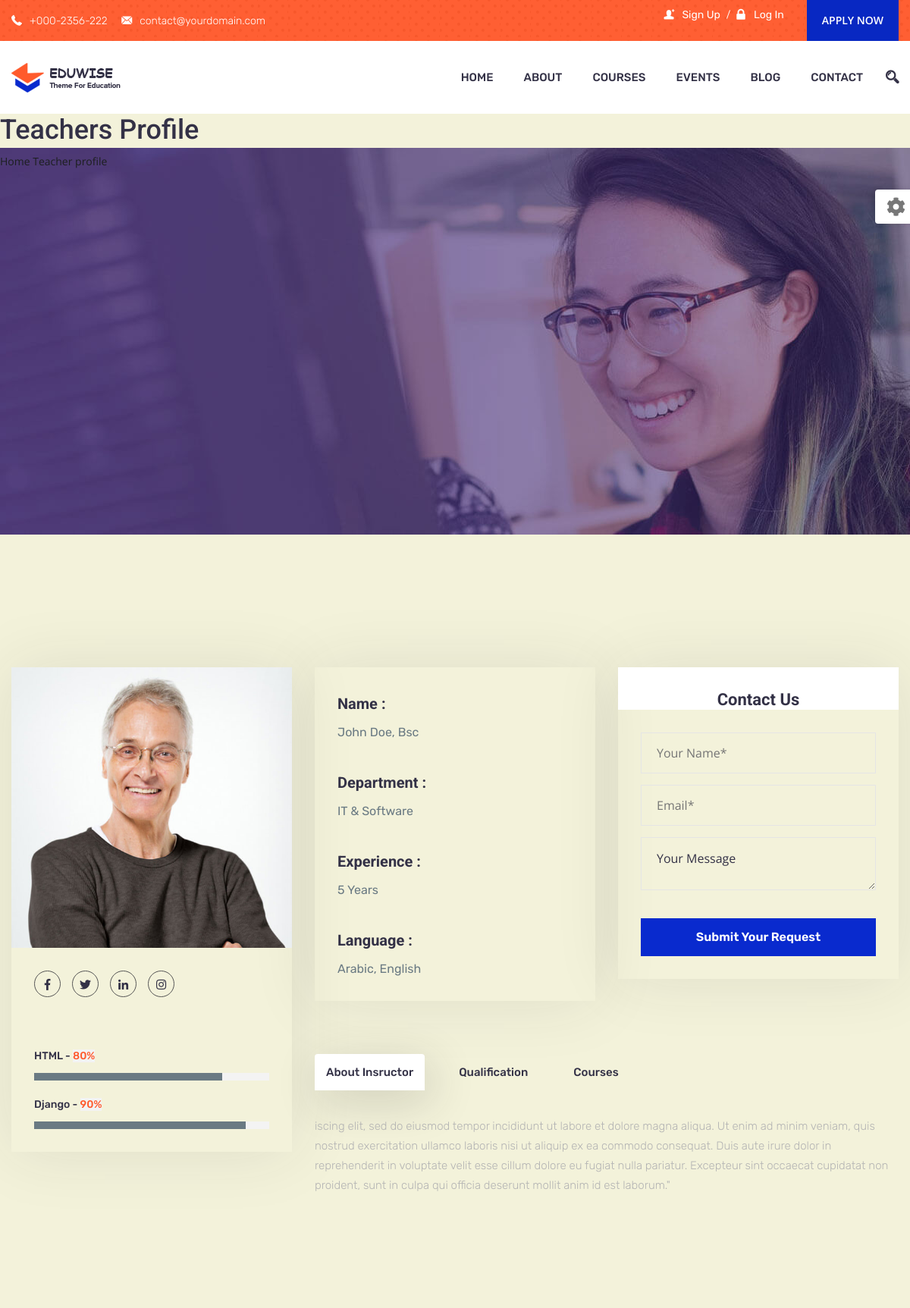
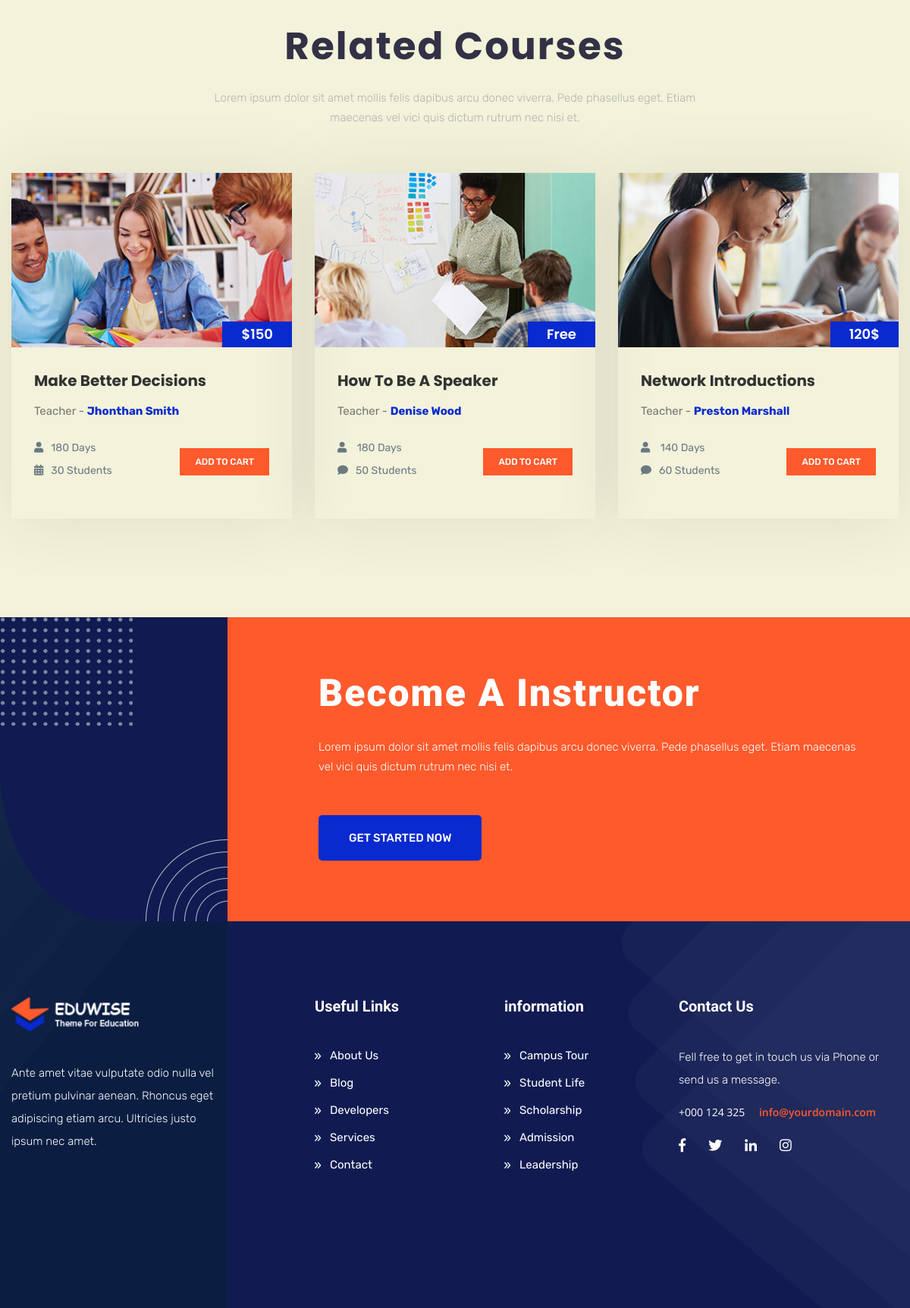
The app's page /instructor/profile/1 with its own data (2 pictures, top to bottom).
### instructor/models.py (models this page shows, shortened)
class Instructor(models.Model):
    user = models.OneToOneField(User,on_delete=models.CASCADE, related_name='Instructor')
    name = models.CharField(max_length=30)
    designation = models.CharField(max_length=30)
    image = models.ImageField(upload_to='Instructor', default='no-name.jpg', null=True)
    department = models.ForeignKey(Department,on_delete=models.CASCADE,related_name='department')
    Experience = models.CharField(max_length=30)
    Language = models.CharField(max_length=30)
    About_Instructor = models.TextField()
    Qualification = models.TextField()
    class Meta:
        verbose_name = 'Instructor'
        verbose_name_plural = 'Instructors'

class Skill(models.Model):
    instructor = models.ForeignKey(Instructor,on_delete=models.CASCADE, related_name='Instructor')
    name = models.CharField(max_length=30)
    percentage = models.IntegerField(default=0)

class Department(models.Model):
    name = models.CharField(max_length=30)
    slug = models.SlugField()

### instructor/views.py (the view)
# urls.py: path('profile/<int:id>',views.profile, name='profile'),
def profile(request, id):
    instructor = Instructor.objects.get(id=id)
    courses = Course.objects.filter(instructor=id)
    skills = Skill.objects.filter(instructor=id)
    context = {
        'instructor': instructor,
        'courses': courses,
        'skills': skills,
    }
    return render(request,'instructor/profile.html', context)

### templates/instructor/profile.html (shortened to what this page needs)
{% extends 'base.html' %}
{% load static %}
{% block content %}
    <div class="intro_wrapper" style="background: url({% static 'images/banner/inner_banner_3.jpg' %}) no-repeat center center !important; height: 600px;>
        <div class="container">
            <div class="row">
                 <div class="col-sm-12 col-md-8 col-lg-8">
                    <div class="intro_text">
                        <h1>Teachers Profile</h1>
                        <div class="pages_links">
                            <a href="#" title="">Home</a>
                            <a href="#" title="" class="active">Teacher profile</a>
                        </div>
                    </div>
                </div>
            </div>
        </div>
</header>
<section class="teachers_profile">
    <div class="container">
        <div class="row">
            <div class="col-sm-4 teacher-detail-left">
                <div class="teacher_info_wrapper">
                    <div class="teacger-image">
                        <img src="{{ instructor.image.url }}" alt="" class="img-fluid">
                    </div>
                    <div class="social_wraper">
                        <ul class="social-items d-flex list-unstyled">
                            <li><a href="#"><i class="fab fa-facebook-f fb-icon"></i></a></li>
                            <li><a href="#"><i class="fab fa-twitter twitt-icon"></i></a></li>
                            <li><a href="#"><i class="fab fa-linkedin-in link-icon"></i></a></li>
                            <li><a href="#"><i class="fab fa-instagram ins-icon"></i></a></li>
                        </ul>
                    </div>
                    <div class="teacher-skills">
                        {% if skills %}
                        {% for skill in skills %}
                        <div class="skill-single">
                            <span>{{ skill.name }} - <span class="skills_lavel">{{ skill.percentage }}%</span></span>
                            <span><span style="width:{{ skill.percentage }}%;"></span></span>
                        </div>
                        {% endfor %}
                        {% endif %}
                    </div>
                </div>
            </div>
            <div class="col-sm-8 teacher-detail-right">
                <div class="row">
                    <div class="col-sm-6">
                        <div class="teacher-info">
                            <ul class="list-unstyled">
                                <li>
                                    <h3>Name :</h3>
                                    <span>{{ instructor.name }}, {{ instructor.Qualification }}</span>
                                </li>
                                <li>
                                    <h3>Department :</h3>
                                    <span>{{ instructor.department.name }}</span>
                                </li>
                                <li>
                                    <h3>Experience :</h3>
                                    <span>{{ instructor.Experience }}</span>
                                </li>
                                <li>
                                    <h3>Language :</h3>
                                    <span>{{ instructor.Language }}</span>
                                </li>
                            </ul>
                        </div>
                    </div>
                    <div class="col-sm-6">
                        <div class="teacher-contact">
                            <h2>Contact Us</h2>
                            <form action="#">
                                <input type="text" placeholder="Your Name*" required>
                                <input type="email" placeholder="Email*" required>
                                <textarea>Your Message</textarea>
                                <button type="submit">Submit Your Request</button>
                            </form>
                        </div>
                    </div>
                    <div class="col-sm-12">
                        <div class="courses_tab_wrapper">
                            <div class="courses_details_nav_tabs">
                                <ul class="nav nav-tabs" role="tablist">
                                    <li class="nav-item"><a class="nav-link active" href="#information" role="tab" data-toggle="tab">About Insructor</a></li>
                                    <li class="nav-item"><a class="nav-link" href="#curricularm" role="tab" data-toggle="tab">Qualification</a></li>
                                    <li class="nav-item"><a class="nav-link" href="#courses" role="tab" data-toggle="tab">Courses</a></li>
                                </ul>
                            </div>
                            <div class="tab_contents tab-content">
                                <div role="tabpanel" class="tab-pane fade in active show" id="information">
                                    <p>{{ instructor.About_Instructor }}</p>
                                </div>
                            </div>
                        </div>
                    </div>
                </div>
            </div>
        </div>
    </div>
</section>
<section class="popular_courses">
    <div class="container">
        <div class="row">
            <div class="col-12 col-sm-12 col-md-12 col-lg-12">
                <div class="sub_title">
                    <h2>Related Courses</h2>
                    <p>Lorem ipsum dolor sit amet mollis felis dapibus arcu donec viverra. Pede phasellus eget. Etiam maecenas vel vici quis dictum rutrum nec nisi et.</p>
                </div>
            </div>
            <div class="col-12 col-sm-6 col-md-4 col-lg-4">
                <div class="single-courses">
                    <div class="courses_banner_wrapper">
                        <div class="courses_banner"><a href="#"><img src="{% static 'images/courses/courses_1.jpg' %}" alt="" class="img-fluid"></a></div>
                        <div class="purchase_price">
                            <a href="#" class="read_more-btn">$150</a>
                        </div>
                    </div>
                    <div class="courses_info_wrapper">
                        <div class="courses_title">
                            <h3><a href="#">Make Better Decisions</a></h3>
                            <div class="teachers_name">Teacher - <a href="#" title="">Jhonthan Smith</a></div>
                        </div>
                        <div class="courses_info">
                            <ul class="list-unstyled">
                                <li><i class="fas fa-user"></i>180 Days</li>
                                <li><i class="fas fa-calendar-alt"></i>30 Students</li>
                            </ul>
                            <a href="#" class="cart_btn">Add to Cart</a>
                        </div>
                    </div>
                </div>
            </div>
            <div class="col-12 col-sm-6 col-md-4 col-lg-4">
                <div class="single-courses">
                    <div class="courses_banner_wrapper">
                        <div class="courses_banner"><a href="#"><img src="{% static 'images/courses/courses_2.jpg' %}" alt="" class="img-fluid"></a></div>
                        <div class="purchase_price">
                            <a href="#" class="read_more-btn">Free</a>
                        </div>
                    </div>
                    <div class="courses_info_wrapper">
                        <div class="courses_title">
                            <h3><a href="#">How To Be A Speaker</a></h3>
                            <div class="teachers_name">Teacher - <a href="#" title="">Denise Wood</a></div>
                        </div>
                        <div class="courses_info">
                            <ul class="list-unstyled">
                                <li><i class="fa fa-user"></i> 180 Days</li>
                                <li><i class="fa fa-comment"></i>50 Students</li>
                            </ul>
                            <a href="#" class="cart_btn">Add to Cart</a>
                        </div>
                    </div>
                </div>
            </div>
            <div class="col-12 col-sm-6 col-md-4 col-lg-4">
                <div class="single-courses">
                    <div class="courses_banner_wrapper">
                        <div class="courses_banner"><a href="#"><img src="{% static 'images/courses/courses_3.jpg' %}" alt="" class="img-fluid"></a></div>
                        <div class="purchase_price">
                            <a href="#" class="read_more-btn">120$</a>
                        </div>
                    </div>
                    <div class="courses_info_wrapper">
                        <div class="courses_title">
                            <h3><a href="#">Network Introductions</a></h3>
                            <div class="teachers_name">Teacher - <a href="#" title="">Preston Marshall</a></div>
                        </div>
                        <div class="courses_info">
                            <ul class="list-unstyled">
                                <li><i class="fa fa-user"></i> 140 Days</li>
                                <li><i class="fa fa-comment"></i>60 Students</li>
                            </ul>
                            <a href="#" class="cart_btn">Add to Cart</a>
                        </div>
                    </div>
                </div>
            </div>
        </div>
    </div>
</section>
{% endblock %}

### static/css/assets/revolution/settings.css (style rules this page uses)
body { overflow-x: hidden !important; }

### static/css/responsive.css (style rules this page uses)
@media only screen and (min-width: 992px) and (max-width: 1280px) { section, header { overflow: hidden !important; } }

### static/login/css/style.css (style rules this page uses)
body { font-family: "Roboto", sans-serif; background-color: #fff; }
p { color: #b3b3b3; font-weight: 300; }
h1, h2, h3, h4, h5, h6, .h1, .h2, .h3, .h4, .h5, .h6 { font-family: "Roboto", sans-serif; }
a { -webkit-transition: .3s all ease; -o-transition: .3s all ease; transition: .3s all ease; }
h2 { font-size: 20px; }

### static/css/custom.css (style rules this page uses)
a { text-decoration: none; -webkit-transition: all 0.3s ease-in-out; -o-transition: all 0.3s ease-in-out; transition: all 0.3s ease-in-out; }
body { line-height: 24px; font-size: 14px; font-family: "Open Sans", sans-serif; font-weight: normal; color: #777777; }
h1, h2, h3, h4, h5, h6 { font-family: "Roboto", sans-serif; font-weight: 500; }
@media (min-width: 1200px) { .container { max-width: 1200px; } }
h1 { font-size: 36px; }
h2 { font-size: 30px; }
h3 { font-size: 24px; }

### static/css/admin.css (style rules this page uses)
body { background: #F3F2DA; }
a:link, a:visited { color: #1c1f1f; }

### records on screen
Instructor: image (picture), name "John Doe", Qualification "Bsc", department.name "IT & Software", Experience "5 Years", Language "Arabic, English", About_Instructor "iscing elit, sed do eiusmod tempor incididunt ut labore et dolore magna aliqua. Ut enim ad minim veniam, quis nostrud exercitation ullamco laboris nisi ut aliquip ex ea commodo consequat. Duis aute irure dolor in reprehenderit in voluptate velit esse cillum dolore eu fugiat nulla pariatur. Excepteur sint occaecat cupidatat non proident, sunt in culpa qui officia deserunt mollit anim id est laborum.\""
Skill: name "HTML", percentage "80"
Skill: name "Django", percentage "90"
